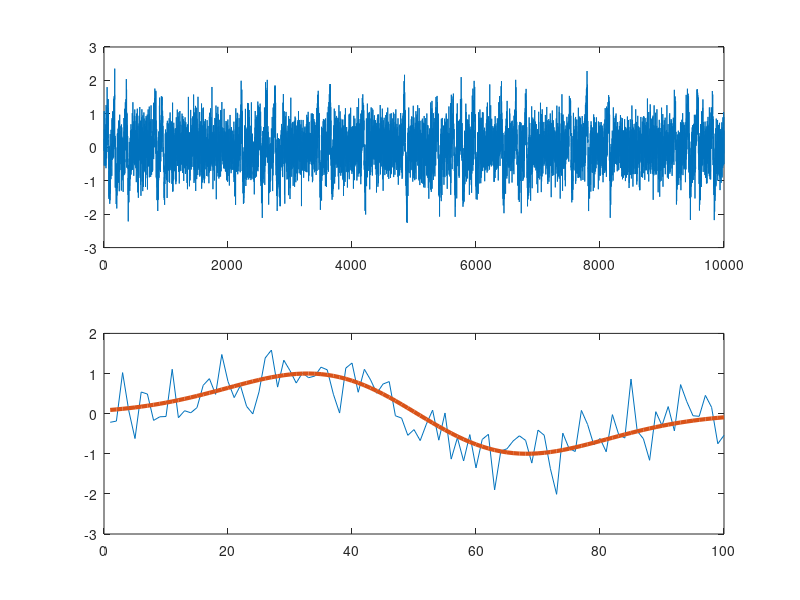
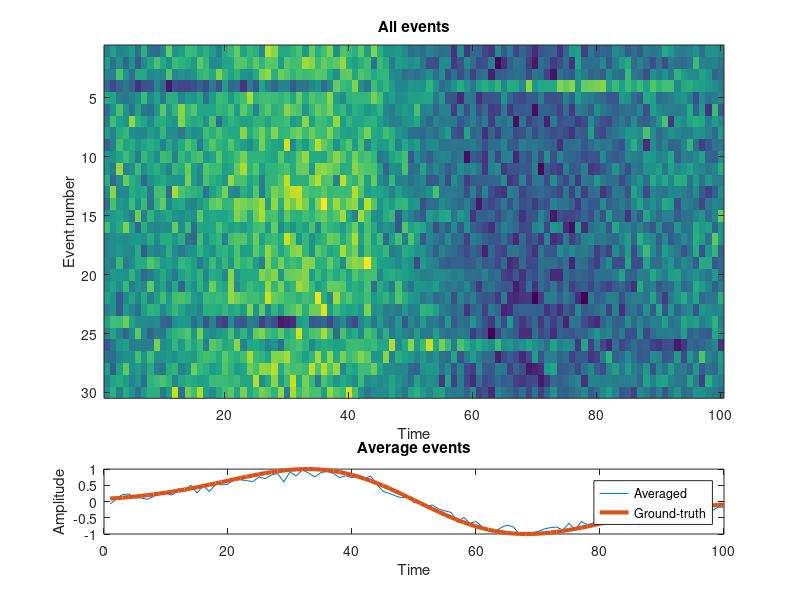
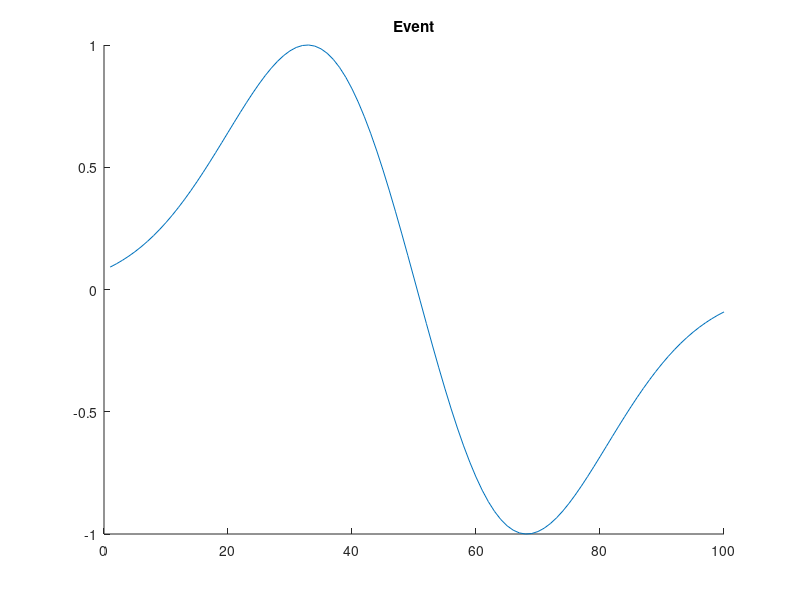

MATLAB code for these plots, in order:
%% simulate data

% create event (derivative of Gaussian)
k = 100; % duration of event in time points
event = diff(exp( -linspace(-2,2,k+1).^2 ));
event = event./max(event); % normalize to max=1
figure(4); hold on
plot((1:k),event)
title('Event')
% event onset times
n = 10000; % length of data
Nevents = 30;
onsettimes = randperm(n-k);
onsettimes = onsettimes(1:Nevents);

% put event into data
data = zeros(1,n);
for ei=1:Nevents
    data(onsettimes(ei):onsettimes(ei)+k-1) = event;
end

% add noise
data = data + .5*randn(size(data));

% plot data
figure(1), clf
subplot(211)
plot(data)

% plot one event
subplot(212)
plot(1:k, data(onsettimes(3):onsettimes(3)+k-1),1:k, event,'linew',3)

%% extract all events into a matrix

datamatrix = zeros(Nevents,k);

for ei=1:Nevents
    datamatrix(ei,:) = data(onsettimes(ei):onsettimes(ei)+k-1);
end

figure(2), clf
subplot(4,1,1:3)
imagesc(datamatrix)
xlabel('Time'), ylabel('Event number')
title('All events')

subplot(414)
plot(1:k,mean(datamatrix), 1:k,event,'linew',3)
xlabel('Time'), ylabel('Amplitude')
legend({'Averaged';'Ground-truth'})
title('Average events')

%% done.
